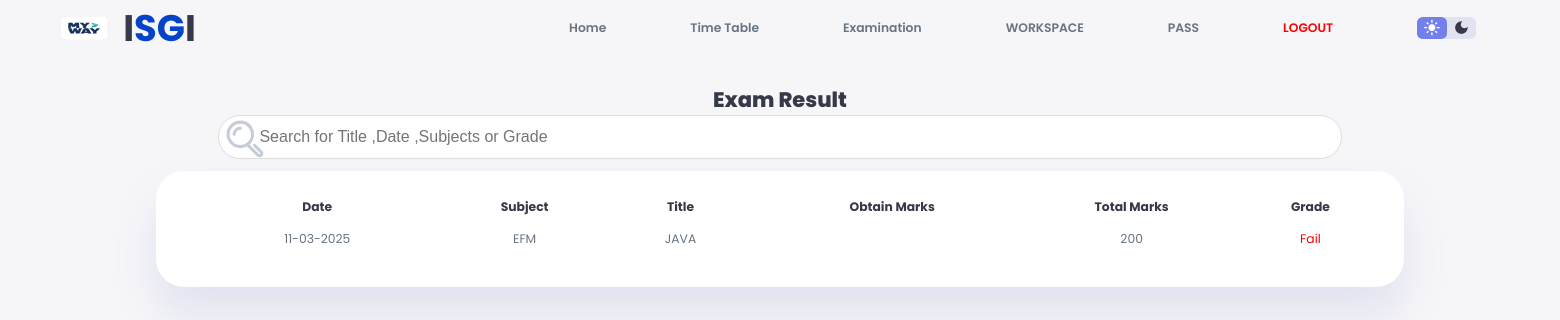
The app's page /student_panel/exam.php (signed in) with its own data.
### tables this page shows
CREATE TABLE `exams` (
  `s_no` int(20) NOT NULL,
  `exam_id` varchar(40) NOT NULL,
  `exam_title` varchar(512) NOT NULL,
  `subject` varchar(50) NOT NULL,
  `class` varchar(30) NOT NULL,
  `section` varchar(10) NOT NULL,
  `total_marks` varchar(10) NOT NULL,
  `passing_marks` varchar(10) NOT NULL,
  `timestamp` datetime NOT NULL DEFAULT current_timestamp()
);

### student_panel/exam.php (the view, shortened to what this page needs)
<?php include("./verifyRoleRedirect.php");
$id = $_SESSION['uid'];
?>
<!DOCTYPE html>
<html lang="en">
<head>
    <link rel="stylesheet" href="style.css">
</head>
<body style="overflow-y: scroll;">
    <header>
        <div class="logo">
            <img src="../images/aaa.jfif" alt="">
            <h2>I<span class="danger">SG</span>I</h2>
        </div>
        <?php include "navbar.php" ?>
        <div class="theme-toggler">
            <span class="material-icons-sharp active">light_mode</span>
            <span class="material-icons-sharp">dark_mode</span>
        </div>
    </header>
    <main>
        <div class="exam timetable">
            <h1>Exam Result </h1>
            <table class="allResultTable" id="allResultList">
                <thead>
                    <tr>
                        <th>Date</th>
                        <th>Subject</th>
                        <th>Title</th>
                        <th>Obtain Marks</th>
                        <th>Total Marks</th>
                        <th>Grade</th>
                    </tr>
                </thead>
                <input id="gfg" class="marks-table-search-box" type="text" placeholder="Search for Title ,Date ,Subjects or Grade">
                <tbody id="geeks">
                    <?php
                    $query2 = "SELECT DISTINCT(`exam_id`) FROM `marks` WHERE `student_id` = ? ORDER BY `s_no`  DESC LIMIT 50";
                    $stmt2 = $conn->prepare($query2);
                    $stmt2->bind_param("s", $id);
                    $stmt2->execute();
                    $result2 = $stmt2->get_result();
                    if ($result2->num_rows > 0) {
                        while ($row2 = $result2->fetch_assoc()) {
                            $examId = $row2['exam_id'];
                            $query3 = "SELECT * FROM `exams` WHERE `exam_id` = ?";
                            $stmt3 = $conn->prepare($query3);
                            $stmt3->bind_param("s", $examId);
                            $stmt3->execute();
                            $result3 = $stmt3->get_result();
                            $row3 = $result3->fetch_assoc();
                            $dateDB = $row3['timestamp'];
                            $formattedDate = date("d-m-Y", strtotime($dateDB));
                            if ($row3['subject'] == "ALL") {
                                $sql = "SELECT * FROM `marks` WHERE `exam_id` = ? AND `student_id` = ?";
                                $stmt4 = $conn->prepare($sql);
                                $stmt4->bind_param("ss", $row3['exam_id'], $id);
                                $stmt4->execute();
                                $marksResult = $stmt4->get_result();
                                $totalGainMarks = 0;
                                $subjectCount = 0;
                                $isFail = false;
                                while ($tempRow = $marksResult->fetch_assoc()) {
                                    $totalGainMarks += (int)$tempRow['marks'];
                                    $subjectCount++;
                                    if ((int)$tempRow['marks'] < (int)$row3['passing_marks']) {
                                        $isFail = true;
                                    }
                                }
                                $status = $isFail ? "<td style='color:red;text-align:center;'>Fail</td>" : "<td style='color:green;text-align:center;'>Pass</td>";
                                echo " <td>$formattedDate</td>
                                        <td><a class='no-submit subjective-result-btn cursor-pointer' id='hit' onClick='handleShowAllSubjectMarks(`" . $row3['exam_id'] . "`)'>" . $row3['subject'] . "</a></td>
                                        <td>" . $row3['exam_title'] . "</td>
                                        <td style='text-align:center;'>$totalGainMarks</td>
                                        <td style='text-align:center;'>". ($subjectCount * $row3['total_marks']) ."</td>
                                        $status
                                    </tr>";
                            } else {
                                $sql = "SELECT * FROM `marks` WHERE `exam_id` = ? AND `student_id` = ? AND `subject`=? LIMIT 1";
                                $stmt4 = $conn->prepare($sql);
                                $stmt4->bind_param("sss", $row3['exam_id'], $id, $row3['subject']);
                                $stmt4->execute();
                                $marksResult = $stmt4->get_result();
                                $marksResultRow = $marksResult->fetch_assoc();
                                $mark = $marksResultRow['marks'];
                                $status = ((int)$mark >= (int)$row3['passing_marks']) ? "<td style='color:green;text-align:center;'>Pass</td>" : "<td style='color:red;text-align:center;'>Fail</td>";
                                echo "
                                    <td>$formattedDate</td>
                                    <td>" . $row3['subject'] . "</td>
                                    <td>" . $row3['exam_title'] . "</td>
                                    <td style='text-align:center;'>$mark</td>
                                    <td style='text-align:center;'>" . $row3['total_marks'] . "</td>
                                    $status
                                </tr>";
                            }
                        }
                    }else{
                        echo '<td colspan="6" style="text-align:center;padding-top: 3rem;">No Data</td>';
                    }
                    ?>
                </tbody>
            </table>
        </div>
    </main>
</body>
</html>

### student_panel/style.css (style rules this page uses)
:root { --color-primary: #7380ec; --color-danger: #0544ca; --color-success: #41f1b6; --color-warning: #ffbb55; --color-white: #fff; --color-info: #7d8da1; --color-dark: #363949; --color-light: rgba(132, 139, 200, 0.18); --color-dark-varient: #677483; --color-background: #f6f6f9; --card-border-radius: 2rem; --border-radius-1: 0.4rem; --border-radius-2: 1.2rem; --card-padding: 1.8rem; --box-shadow: 0 2rem 3rem var(--color-light) }
* { margin:0; padding: 0; text-decoration: none; list-style: none; box-sizing: border-box; }
html { font-size: 14px; scroll-behavior: smooth; }
body { font-family: 'Poppins', sans-serif; font-size: .88rem; background: var(--color-background); user-select: none; overflow-x: hidden; color: var(--color-dark); }
* { color: var(--color-dark); }
img { display: block; width: 100%; }
h1 { font-weight: 800; font-size: 1.5rem; }
h2 { font-size: 1.4rem; }
.danger { color: var(--color-danger); }
header { position: fixed; width: 100vw; z-index: 1000; background-color: var(--color-background); }
header .logo { display: flex; gap: .8rem; margin-right: auto; }
header .logo img { width: 4rem; height: 2rem; }
header, header .navbar { display: flex; align-items: center; justify-content: flex-start; padding: 0 4rem; color: var(--color-info); }
header .theme-toggler { background: var(--color-light); display: flex; justify-content: space-between; align-items: center; height: 1.6rem; width: 4.2rem; cursor: pointer; border-radius: var(--border-radius-1); margin-right: 2rem; }
header .theme-toggler span { font-size: 1.2rem; width: 50%; height: 100%; display: flex; align-items: center; justify-content: center; }
header .theme-toggler span.active { background-color: var(--color-primary); color: white; border-radius: var(--border-radius-1); }
main { position: relative; margin-top: 1.4rem; }
main .timetable { margin-top: 2rem; }
main .timetable table { background-color: var(--color-white); width: 100%; border-radius: var(--card-border-radius); padding: var(--card-padding); text-align: center; box-shadow: var(--box-shadow); transition: all 300ms ease; }
main table tbody td { height: 2.8rem; border-bottom: 1px solid var(--color-light); color: var(--color-dark-varient); text-align: center; }
main table tbody tr:last-child td { border: none; }
.table1 th,td { padding: 12px; text-align: left; border-bottom: 1px solid rgb(204, 201, 201); }

### student_panel/exam.php (style rules this page uses)
.logo { display: flex; align-items: center; gap: 10px; font-size: 1.5em; }
.logo h2 { font-size: 2em; font-weight: bold; }
.logo img { width: 100px; height: auto; }
body { overflow: hidden; }
header { position: relative; }
.exam { display: flex; align-items: center; flex-direction: column; height: 80vh; width: 80%; margin: auto; }
#gfg { background-image: url('search.svg'); background-position: 5px 2px; background-repeat: no-repeat; width: 90%; font-size: 16px; padding: 12px 20px 12px 40px; border: 1px solid #ddd; margin-bottom: 12px; border-radius: 40px; position: relative; }
.exam { height: fit-content; }
table { margin-bottom: 3rem; }
body { -ms-overflow-style: none; scrollbar-width: none; }

### records on screen
exams: timestamp "11-03-2025", subject "EFM", exam_title "JAVA", total_marks "200"
